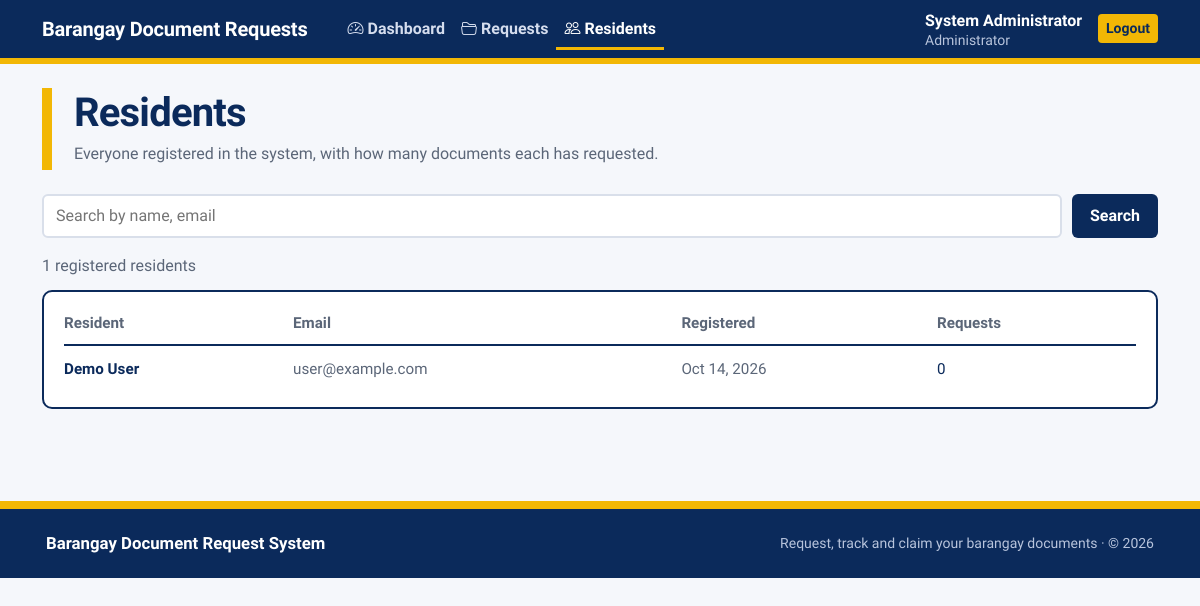
Page /admin/residents.php (signed in) on the committed database.
### tables this page shows
CREATE TABLE IF NOT EXISTS users (
 id INT AUTO_INCREMENT PRIMARY KEY,
 name VARCHAR(150) NOT NULL,
 email VARCHAR(190) NOT NULL UNIQUE,
 password VARCHAR(255) NOT NULL,
 role ENUM('admin','user') NOT NULL DEFAULT 'user',
 created_at TIMESTAMP DEFAULT CURRENT_TIMESTAMP
);

### admin/residents.php (the view, shortened to what this page needs)
<?php
require_once __DIR__ . '/../config/database.php';
$uCols = array_column($pdo->query("SHOW COLUMNS FROM users")->fetchAll(PDO::FETCH_ASSOC), 'Field');
$pick = function (array $want) use ($uCols) {
    foreach ($want as $w) if (in_array($w, $uCols, true)) return $w;
    return null;
};
$nameCol   = $pick(['name','full_name','fullname','username','first_name']);
$emailCol  = $pick(['email','email_address']);
$phoneCol  = $pick(['contact_number','contact_no','contact','phone','phone_number','mobile']);
$addrCol   = $pick(['address','purok','street']);
$joinedCol = $pick(['created_at','registered_at','date_registered','date_created']);
$sel = ['u.id AS uid'];
$sel[] = $nameCol   ? "u.`$nameCol` AS nm"     : "CONCAT('Resident #', u.id) AS nm";
$sel[] = $emailCol  ? "u.`$emailCol` AS email" : "NULL AS email";
$sel[] = $phoneCol  ? "u.`$phoneCol` AS phone" : "NULL AS phone";
$sel[] = $addrCol   ? "u.`$addrCol` AS addr"   : "NULL AS addr";
$sel[] = $joinedCol ? "u.`$joinedCol` AS joined" : "NULL AS joined";
$viewId = (int)($_GET['id'] ?? 0);
$q = trim($_GET['q'] ?? '');
$page = max(1, (int)($_GET['page'] ?? 1));
$perPage = 15;
$where = ["u.role <> 'admin'"]; $args = [];
$whereSql = 'WHERE ' . implode(' AND ', $where);
$st = $pdo->prepare("SELECT COUNT(*) FROM users u $whereSql");
$st->execute($args);
$found = (int)$st->fetchColumn();
$pages = max(1, (int)ceil($found / $perPage));
$page = min($page, $pages);
$offset = ($page - 1) * $perPage;
$orderBy = $nameCol ? "u.`$nameCol` ASC" : 'u.id DESC';
$st = $pdo->prepare("
    SELECT " . implode(', ', $sel) . ",
           COUNT(dr.id) AS total,
           COALESCE(SUM(dr.status = 'Pending'), 0) AS pending
    FROM users u
    LEFT JOIN document_requests dr ON dr.user_id = u.id
    $whereSql
    GROUP BY u.id
    ORDER BY $orderBy
    LIMIT $perPage OFFSET $offset");
$st->execute($args);
$rows = $st->fetchAll(PDO::FETCH_ASSOC);
$totalResidents = (int)$pdo->query("SELECT COUNT(*) FROM users WHERE role <> 'admin'")->fetchColumn();
$link = fn(array $p) => 'residents.php' . ($p ? '?' . http_build_query(array_filter($p, fn($v) => $v !== '' && $v !== null)) : '');
include __DIR__ . '/../includes/header.php';
?>
<div class="bd">
<?php if ($viewId > 0 && !empty($res)): ?>
    <header class="bd-mast">
        <h1>Resident record</h1>
        <p><a href="<?= $link(['q' => $q]) ?>">Back to all residents</a></p>
    </header>
    <section class="bd-card">
        <h2><?= htmlspecialchars($res['nm']) ?></h2>
        <dl>
            <?php if ($emailCol): ?><div><dt>Email</dt><dd><?= htmlspecialchars($res['email'] ?? '-') ?></dd></div><?php endif; ?>
            <?php if ($phoneCol): ?><div><dt>Contact</dt><dd><?= htmlspecialchars($res['phone'] ?? '-') ?></dd></div><?php endif; ?>
            <?php if ($addrCol):  ?><div><dt>Address</dt><dd><?= htmlspecialchars($res['addr'] ?? '-') ?></dd></div><?php endif; ?>
            <?php if ($joinedCol && $res['joined']): ?><div><dt>Registered</dt><dd><?= date('M j, Y', strtotime($res['joined'])) ?></dd></div><?php endif; ?>
            <div><dt>Requests</dt><dd><?= count($history) ?></dd></div>
        </dl>
    </section>
    <div class="bd-panel">
        <?php if (!$history): ?>
            <p class="bd-empty">This resident has not requested any documents yet.</p>
        <?php else: ?>
        <table class="bd-table">
            <thead><tr><th>Reference</th><th>Document</th><th>Purpose</th><th>Copies</th><th>Status</th><th>Date</th></tr></thead>
            <tbody>
            <?php foreach ($history as $h):
                $tag = in_array($h['status'], ['Pending','Processing','Completed'], true) ? $h['status'] : 'x'; ?>
                <tr>
                    <td><strong><?= htmlspecialchars($h['reference_no']) ?></strong></td>
                    <td><?= htmlspecialchars($h['doc'] ?? '') ?></td>
                    <td class="bd-muted"><?= htmlspecialchars($h['purpose'] ?? '') ?></td>
                    <td><?= (int)$h['quantity'] ?></td>
                    <td><span class="bd-tag bd-t-<?= $tag ?>"><?= htmlspecialchars($h['status']) ?></span></td>
                    <td><?= $h['requested_at'] ? date('M j, Y', strtotime($h['requested_at'])) : '' ?></td>
                </tr>
            <?php endforeach; ?>
            </tbody>
        </table>
        <?php endif; ?>
    </div>
<?php else: ?>
    <header class="bd-mast">
        <h1>Residents</h1>
        <p>Everyone registered in the system, with how many documents each has requested.</p>
    </header>
    <form class="bd-bar-f" method="get" action="residents.php">
        <input type="search" name="q" value="<?= htmlspecialchars($q) ?>" placeholder="Search by name<?= $emailCol ? ', email' : '' ?><?= $phoneCol ? ', contact' : '' ?><?= $addrCol ? ' or address' : '' ?>" aria-label="Search residents">
        <button class="bd-btn" type="submit">Search</button>
    </form>
    <p class="bd-count">
        <?= $q !== '' ? "$found of $totalResidents residents match" : "$totalResidents registered residents" ?>
    </p>
    <div class="bd-panel">
        <?php if (!$rows): ?>
            <p class="bd-empty"><?= $q !== '' ? 'No residents match that search.' : 'No residents have registered yet. Accounts appear here when residents sign up.' ?></p>
        <?php else: ?>
        <table class="bd-table">
            <thead>
                <tr>
                    <th>Resident</th>
                    <?php if ($emailCol): ?><th>Email</th><?php endif; ?>
                    <?php if ($joinedCol): ?><th>Registered</th><?php endif; ?>
                    <th>Requests</th>
                </tr>
            </thead>
            <tbody>
            <?php foreach ($rows as $r): ?>
                <tr>
                    <td><a class="bd-name" href="<?= $link(['id' => $r['uid'], 'q' => $q]) ?>"><?= htmlspecialchars($r['nm']) ?></a></td>
                    <?php if ($emailCol): ?><td class="bd-muted"><?= htmlspecialchars($r['email'] ?? '') ?></td><?php endif; ?>
                    <?php if ($joinedCol): ?><td class="bd-muted"><?= $r['joined'] ? date('M j, Y', strtotime($r['joined'])) : '' ?></td><?php endif; ?>
                    <td>
                        <?= (int)$r['total'] ?>
                    </td>
                </tr>
            <?php endforeach; ?>
            </tbody>
        </table>
        <?php endif; ?>
    </div>
<?php endif; ?>
</div>
<?php include __DIR__ . '/../includes/footer.php'; ?>

### assets/css/style.css (style rules this page uses)
body { background:#f5f7fb; }

### admin/residents.php (style rules this page uses)
.bd { --ink:#0b2a5b; --sun:#f2b705; --mist:#eef1f6; --line:#d9dfea; --muted:#5b6678; font-family:'Source Sans 3',system-ui,sans-serif; color:var(--ink); }
.bd h1,.bd h2 { font-family:'Bricolage Grotesque',system-ui,sans-serif; }
.bd-mast { border-left:10px solid var(--sun); padding:4px 0 4px 22px; margin-bottom:24px; }
.bd-mast h1 { font-size:clamp(1.8rem,4vw,2.5rem); font-weight:800; letter-spacing:-.02em; margin:0; line-height:1.05; }
.bd-mast p { color:var(--muted); margin:8px 0 0; }
.bd-bar-f { display:flex; flex-wrap:wrap; gap:10px; padding:0 0 16px; }
.bd-bar-f input { flex:1 1 240px; border:2px solid var(--line); border-radius:6px; padding:8px 12px; font:inherit; color:var(--ink); }
.bd-btn { background:var(--ink); color:#fff; border:0; border-radius:6px; padding:9px 18px; font:inherit; font-weight:600; cursor:pointer; text-decoration:none; display:inline-block; }
.bd-count { color:var(--muted); margin:0 0 12px; }
.bd-panel { border:2px solid var(--ink); border-radius:10px; padding:6px 20px 14px; background:#fff; overflow-x:auto; margin-bottom:20px; }
.bd-table { width:100%; border-collapse:collapse; font-size:.95rem; min-width:700px; }
.bd-table th { text-align:left; font-weight:600; color:var(--muted); padding:14px 10px 10px 0; border-bottom:2px solid var(--ink); }
.bd-table td { padding:12px 10px 12px 0; border-bottom:1px solid var(--line); vertical-align:middle; }
.bd-table tr:last-child td { border-bottom:0; }
.bd-name { font-weight:600; color:var(--ink); text-decoration:none; }
.bd-muted { color:var(--muted); }

### rows in the picture
users: name "Demo User", email "user@example.com", created_at "Oct 14, 2026", total "0"

### other values in the picture
$label "Dashboard"
$label "Requests"
$label "Residents"
$user['name'] "System Administrator"
$totalResidents "1"
